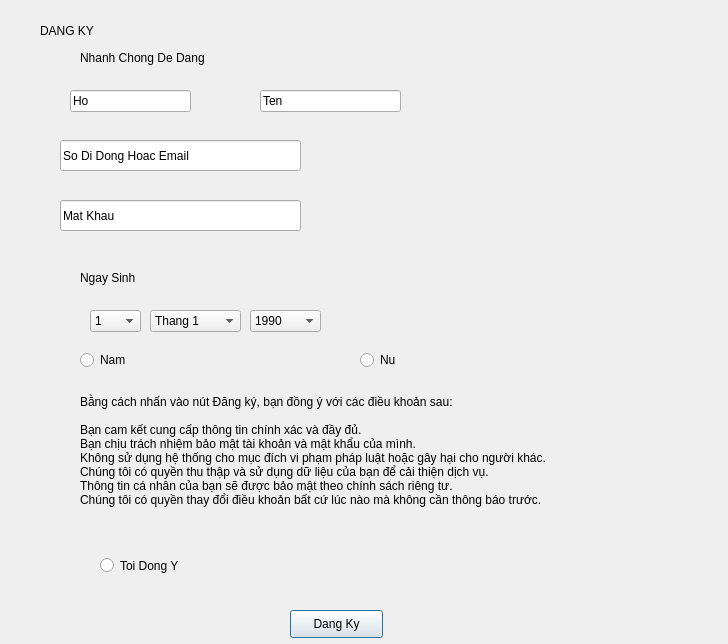
<?xml version='1.0' encoding='UTF-8'?>
<ui version="4.0">
 <class>Dialog</class>
 <widget class="QDialog" name="Dialog">
  <property name="geometry">
   <rect>
    <x>0</x>
    <y>0</y>
    <width>728</width>
    <height>644</height>
   </rect>
  </property>
  <property name="windowTitle">
   <string>Dang ky</string>
  </property>
  <widget class="QLabel" name="label">
   <property name="geometry">
    <rect>
     <x>40</x>
     <y>20</y>
     <width>111</width>
     <height>21</height>
    </rect>
   </property>
   <property name="text">
    <string>DANG KY</string>
   </property>
  </widget>
  <widget class="QLabel" name="label_2">
   <property name="geometry">
    <rect>
     <x>80</x>
     <y>50</y>
     <width>201</width>
     <height>16</height>
    </rect>
   </property>
   <property name="text">
    <string>Nhanh Chong De Dang</string>
   </property>
  </widget>
  <widget class="QLineEdit" name="lineEdit">
   <property name="geometry">
    <rect>
     <x>70</x>
     <y>90</y>
     <width>121</width>
     <height>22</height>
    </rect>
   </property>
   <property name="text">
    <string>Ho</string>
   </property>
  </widget>
  <widget class="QLineEdit" name="lineEdit_2">
   <property name="geometry">
    <rect>
     <x>260</x>
     <y>90</y>
     <width>141</width>
     <height>22</height>
    </rect>
   </property>
   <property name="text">
    <string>Ten</string>
   </property>
  </widget>
  <widget class="QLineEdit" name="lineEdit_3">
   <property name="geometry">
    <rect>
     <x>60</x>
     <y>140</y>
     <width>241</width>
     <height>31</height>
    </rect>
   </property>
   <property name="text">
    <string>So Di Dong Hoac Email</string>
   </property>
  </widget>
  <widget class="QLineEdit" name="lineEdit_4">
   <property name="geometry">
    <rect>
     <x>60</x>
     <y>200</y>
     <width>241</width>
     <height>31</height>
    </rect>
   </property>
   <property name="text">
    <string>Mat Khau </string>
   </property>
  </widget>
  <widget class="QLabel" name="label_3">
   <property name="geometry">
    <rect>
     <x>80</x>
     <y>270</y>
     <width>111</width>
     <height>16</height>
    </rect>
   </property>
   <property name="text">
    <string>Ngay Sinh</string>
   </property>
  </widget>
  <widget class="QComboBox" name="comboBox">
   <property name="geometry">
    <rect>
     <x>90</x>
     <y>310</y>
     <width>51</width>
     <height>22</height>
    </rect>
   </property>
   <item>
    <property name="text">
     <string>1</string>
    </property>
   </item>
   <item>
    <property name="text">
     <string>2</string>
    </property>
   </item>
   <item>
    <property name="text">
     <string>3</string>
    </property>
   </item>
   <item>
    <property name="text">
     <string>4</string>
    </property>
   </item>
   <item>
    <property name="text">
     <string>5</string>
    </property>
   </item>
   <item>
    <property name="text">
     <string>6</string>
    </property>
   </item>
   <item>
    <property name="text">
     <string>7</string>
    </property>
   </item>
   <item>
    <property name="text">
     <string>8</string>
    </property>
   </item>
   <item>
    <property name="text">
     <string>9</string>
    </property>
   </item>
   <item>
    <property name="text">
     <string>10</string>
    </property>
   </item>
   <item>
    <property name="text">
     <string>11</string>
    </property>
   </item>
   <item>
    <property name="text">
     <string>12</string>
    </property>
   </item>
   <item>
    <property name="text">
     <string>13</string>
    </property>
   </item>
   <item>
    <property name="text">
     <string>14</string>
    </property>
   </item>
   <item>
    <property name="text">
     <string>15</string>
    </property>
   </item>
   <item>
    <property name="text">
     <string>16</string>
    </property>
   </item>
   <item>
    <property name="text">
     <string>17</string>
    </property>
   </item>
   <item>
    <property name="text">
     <string>18</string>
    </property>
   </item>
   <item>
    <property name="text">
     <string>19</string>
    </property>
   </item>
   <item>
    <property name="text">
     <string>20</string>
    </property>
   </item>
   <item>
    <property name="text">
     <string>21</string>
    </property>
   </item>
   <item>
    <property name="text">
     <string>22</string>
    </property>
   </item>
   <item>
    <property name="text">
     <string>23</string>
    </property>
   </item>
   <item>
    <property name="text">
     <string>24</string>
    </property>
   </item>
   <item>
    <property name="text">
     <string>25</string>
    </property>
   </item>
   <item>
    <property name="text">
     <string>26</string>
    </property>
   </item>
   <item>
    <property name="text">
     <string>27</string>
    </property>
   </item>
   <item>
    <property name="text">
     <string>28</string>
    </property>
   </item>
   <item>
    <property name="text">
     <string>29</string>
    </property>
   </item>
   <item>
    <property name="text">
     <string>30</string>
    </property>
   </item>
   <item>
    <property name="text">
     <string>31</string>
    </property>
   </item>
  </widget>
  <widget class="QRadioButton" name="radioButton">
   <property name="geometry">
    <rect>
     <x>80</x>
     <y>350</y>
     <width>95</width>
     <height>20</height>
    </rect>
   </property>
   <property name="text">
    <string>Nam</string>
   </property>
  </widget>
  <widget class="QRadioButton" name="radioButton_2">
   <property name="geometry">
    <rect>
     <x>360</x>
     <y>350</y>
     <width>95</width>
     <height>20</height>
    </rect>
   </property>
   <property name="text">
    <string>Nu</string>
   </property>
  </widget>
  <widget class="QLabel" name="label_4">
   <property name="geometry">
    <rect>
     <x>80</x>
     <y>380</y>
     <width>471</width>
     <height>141</height>
    </rect>
   </property>
   <property name="text">
    <string>Bằng cách nhấn vào nút Đăng ký, bạn đồng ý với các điều khoản sau:

Bạn cam kết cung cấp thông tin chính xác và đầy đủ.
Bạn chịu trách nhiệm bảo mật tài khoản và mật khẩu của mình.
Không sử dụng hệ thống cho mục đích vi phạm pháp luật hoặc gây hại cho người khác.
Chúng tôi có quyền thu thập và sử dụng dữ liệu của bạn để cải thiện dịch vụ.
Thông tin cá nhân của bạn sẽ được bảo mật theo chính sách riêng tư.
Chúng tôi có quyền thay đổi điều khoản bất cứ lúc nào mà không cần thông báo trước.</string>
   </property>
  </widget>
  <widget class="QRadioButton" name="radioButton_3">
   <property name="geometry">
    <rect>
     <x>100</x>
     <y>550</y>
     <width>121</width>
     <height>31</height>
    </rect>
   </property>
   <property name="text">
    <string>Toi Dong Y</string>
   </property>
  </widget>
  <widget class="QPushButton" name="pushButton">
   <property name="geometry">
    <rect>
     <x>290</x>
     <y>610</y>
     <width>93</width>
     <height>28</height>
    </rect>
   </property>
   <property name="text">
    <string>Dang Ky</string>
   </property>
  </widget>
  <widget class="QComboBox" name="comboBox_2">
   <property name="geometry">
    <rect>
     <x>150</x>
     <y>310</y>
     <width>91</width>
     <height>22</height>
    </rect>
   </property>
   <item>
    <property name="text">
     <string>Thang 1</string>
    </property>
   </item>
   <item>
    <property name="text">
     <string>Thang 2</string>
    </property>
   </item>
   <item>
    <property name="text">
     <string>Thang 3</string>
    </property>
   </item>
   <item>
    <property name="text">
     <string>Thang 4</string>
    </property>
   </item>
   <item>
    <property name="text">
     <string>Thang 5</string>
    </property>
   </item>
   <item>
    <property name="text">
     <string>Thang 6</string>
    </property>
   </item>
   <item>
    <property name="text">
     <string>Thang 7</string>
    </property>
   </item>
   <item>
    <property name="text">
     <string>Thang 8</string>
    </property>
   </item>
   <item>
    <property name="text">
     <string>Thang 9</string>
    </property>
   </item>
   <item>
    <property name="text">
     <string>Thang 10</string>
    </property>
   </item>
   <item>
    <property name="text">
     <string>Thang 11</string>
    </property>
   </item>
   <item>
    <property name="text">
     <string>Thang 12</string>
    </property>
   </item>
  </widget>
  <widget class="QComboBox" name="comboBox_3">
   <property name="geometry">
    <rect>
     <x>250</x>
     <y>310</y>
     <width>71</width>
     <height>22</height>
    </rect>
   </property>
   <item>
    <property name="text">
     <string>1990</string>
    </property>
   </item>
   <item>
    <property name="text">
     <string>1991</string>
    </property>
   </item>
   <item>
    <property name="text">
     <string>1992</string>
    </property>
   </item>
   <item>
    <property name="text">
     <string>1993</string>
    </property>
   </item>
   <item>
    <property name="text">
     <string>1994</string>
    </property>
   </item>
   <item>
    <property name="text">
     <string>1995</string>
    </property>
   </item>
   <item>
    <property name="text">
     <string>1996</string>
    </property>
   </item>
   <item>
    <property name="text">
     <string>1997</string>
    </property>
   </item>
   <item>
    <property name="text">
     <string>1998</string>
    </property>
   </item>
   <item>
    <property name="text">
     <string>1999</string>
    </property>
   </item>
   <item>
    <property name="text">
     <string>2000</string>
    </property>
   </item>
   <item>
    <property name="text">
     <string>2001</string>
    </property>
   </item>
   <item>
    <property name="text">
     <string>2002</string>
    </property>
   </item>
   <item>
    <property name="text">
     <string>2003</string>
    </property>
   </item>
   <item>
    <property name="text">
     <string>2004</string>
    </property>
   </item>
   <item>
    <property name="text">
     <string>2005</string>
    </property>
   </item>
   <item>
    <property name="text">
     <string>2006</string>
    </property>
   </item>
   <item>
    <property name="text">
     <string>2007</string>
    </property>
   </item>
   <item>
    <property name="text">
     <string>2008</string>
    </property>
   </item>
   <item>
    <property name="text">
     <string>2009</string>
    </property>
   </item>
   <item>
    <property name="text">
     <string>2010</string>
    </property>
   </item>
  </widget>
 </widget>
 <resources />
 <connections />
</ui>
